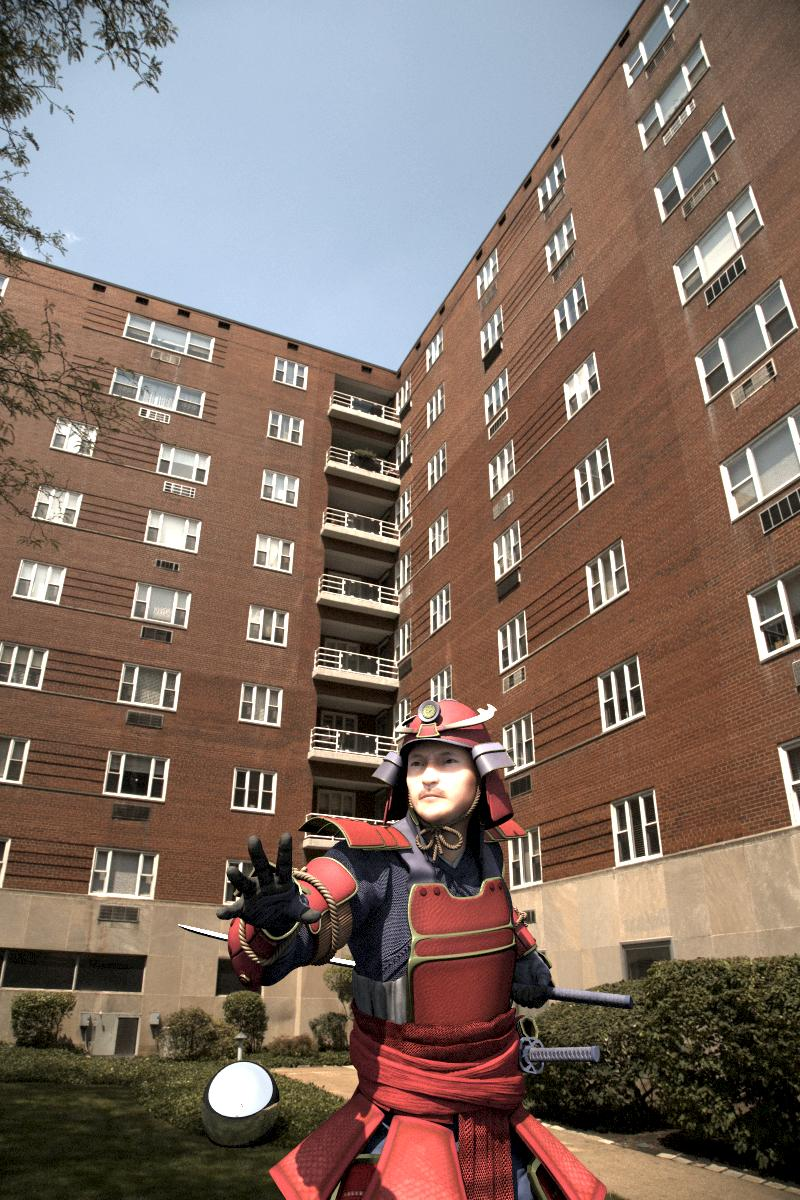
#> input picture 6. Filtrage spectral/img.jpg, 800 x 1200 px
$ jupyter execute --allow-errors separable.ipynb   (shell and % lines are left out)
#> lines starting #> are read from the running program, lines starting #| are printed output that depends on the picture
# petite demonstration du filtre gaussien (séparable)

[cell 1]
# settings for display
from IPython.core.display import display, HTML
display(HTML("<style>.container { width:100% !important; }</style>"))

# turn off matplotlib figure axes, else we need to call axes('off') everytime
import matplotlib as mpl
import matplotlib.pyplot as plt
plt.set_cmap('gray')
#> (this line was passed over: IPython is not available in this run)
mpl.rc('axes.spines',top=False,bottom=False,left=False,right=False)
mpl.rc(('xtick','ytick'),color=(1,1,1,0))
mpl.rc('font', size=20)

# import necessarry libs
from imageio import imread
import numpy as np
from scipy.signal import convolve2d as conv2

# define gaussian filter
def f_gauss(size, sigma):
    # gaussian filter
    x, y = np.mgrid[-size[0]//2 + 1:size[0]//2 + 1, -size[1]//2 + 1:size[1]//2 + 1]
    g = np.exp(-((x**2 + y**2)/(2.0*sigma**2)))
    return g/g.sum()

[cell 2]
im = imread('img.jpg').astype(float)/255;
from skimage.color import rgb2gray
im = rgb2gray(im);
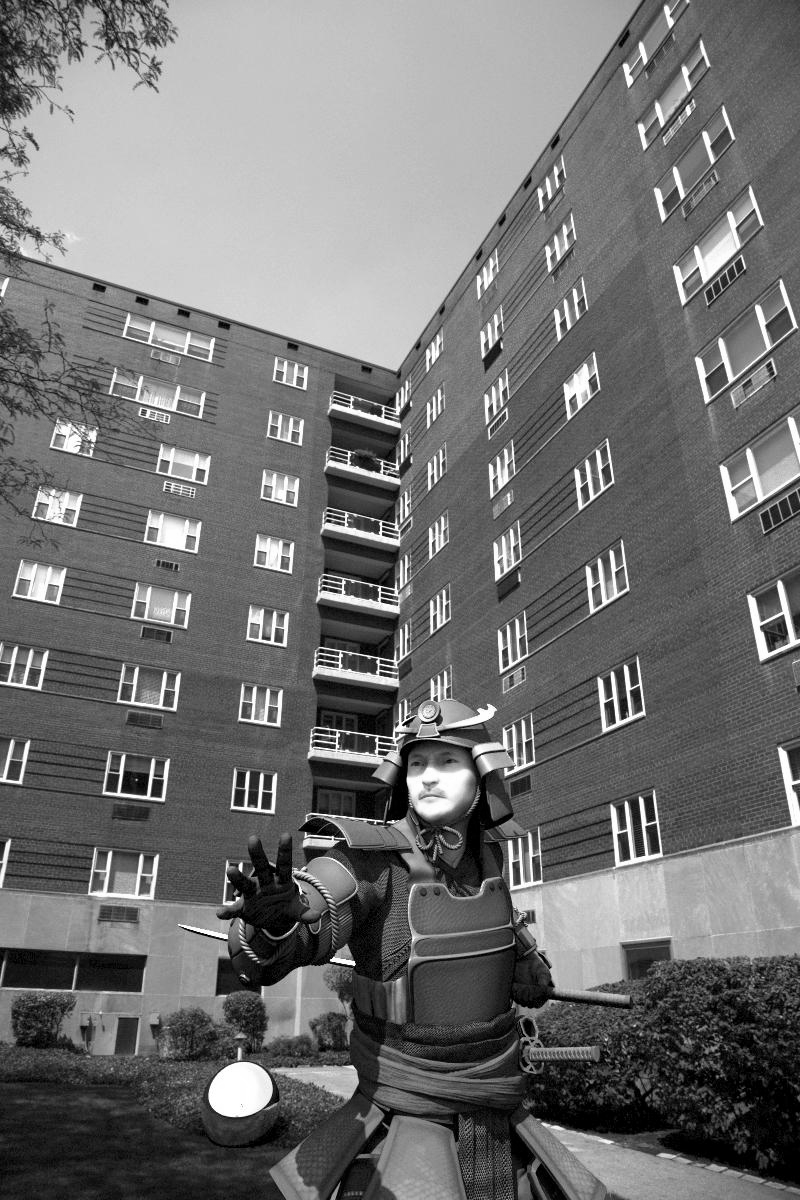
#> im: shape (1200, 800) float64; min 0, max 1, mean 0.448
print(im.shape)
#| (1200, 800)

# pour que la différence de temps soit observable,
# il faut des images assez grosses
from skimage.transform import resize
# im = resize(im, [5000 NaN]);
# filtre 2-D
f2d = f_gauss([25,25], 4);
# filtre 1-D
f1dv = f_gauss([1, 25], 4);

# filtrage avec le filtre 2D
import time
tic=time.time();
im2d = conv2(im, f2d, 'same');
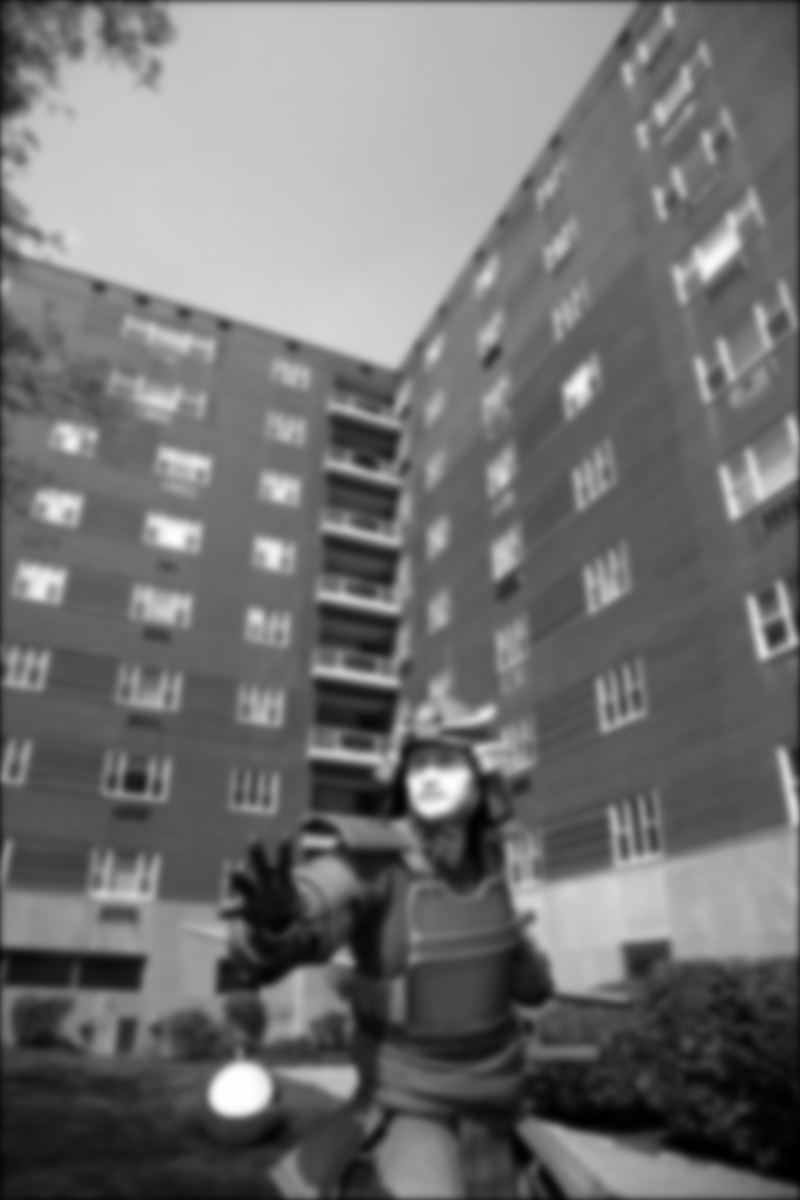
#> im2d: shape (1200, 800) float64; min 0.000114, max 1, mean 0.446
print(time.time()-tic)

# filtrage avec le filtre 1D, et sa transposée
tic=time.time();
im1d = conv2(conv2(im, f1dv, 'same'), f1dv.T, 'same');
print(time.time()-tic);

$ run again, with 6. Filtrage spectral/zebre.jpg copied over 6. Filtrage spectral/img.jpg
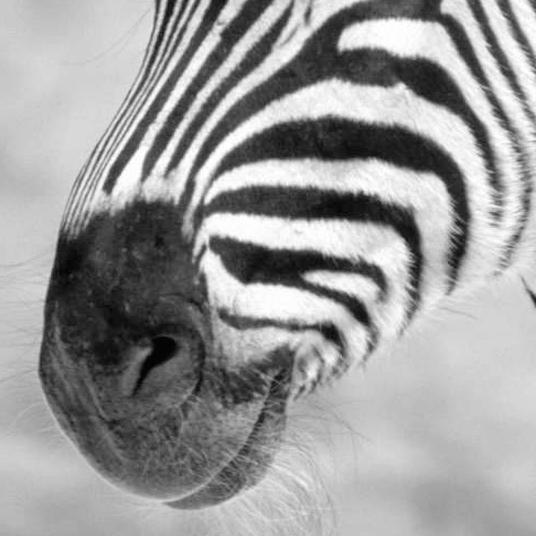
#> input picture 6. Filtrage spectral/zebre.jpg, 536 x 536 px
#| (536, 536)
#> `im2d = conv2(im, f2d, 'same');`:
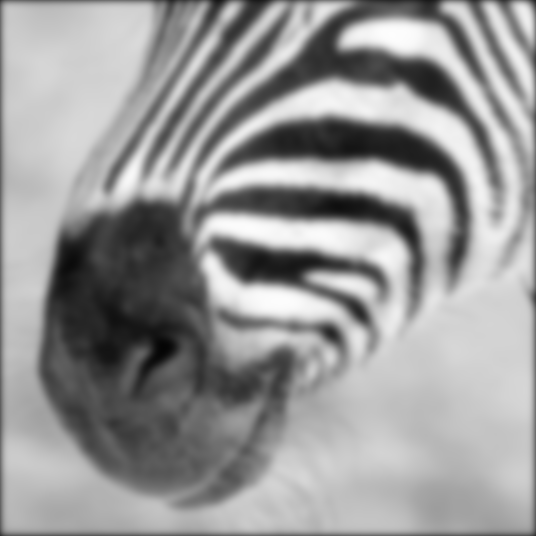
#> im2d: shape (536, 536) float64; min 0.0192, max 0.993, mean 0.598
